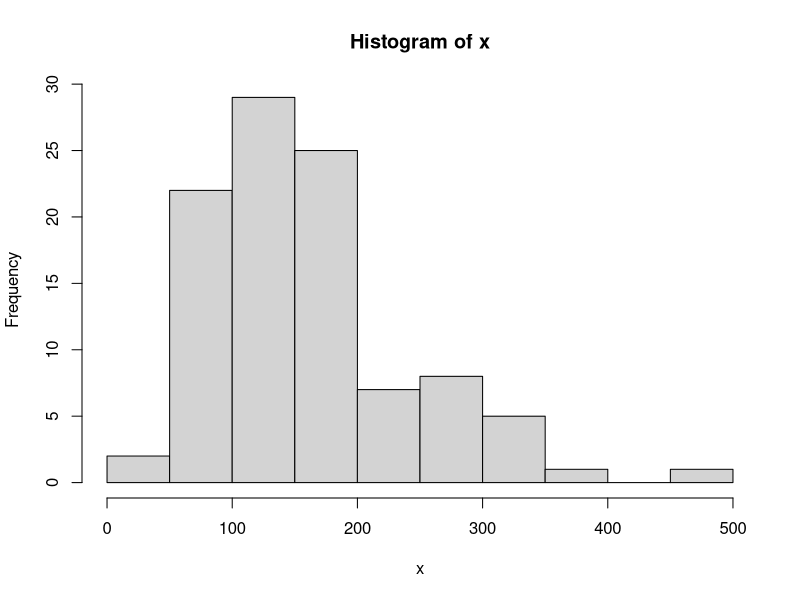
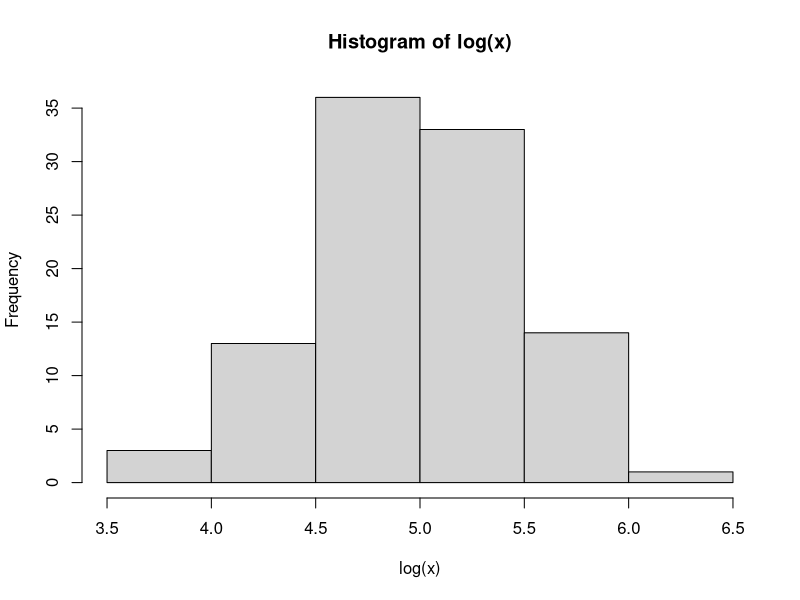
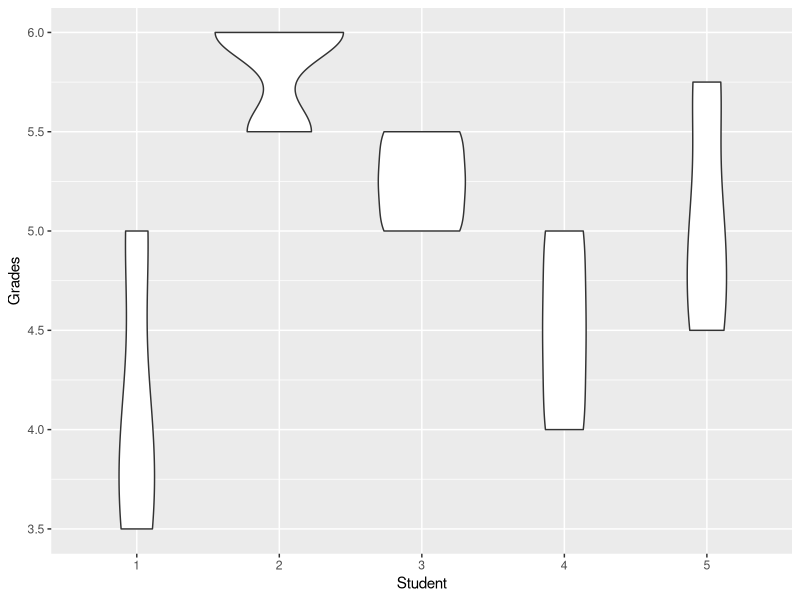

R code for these plots, in order:
## ---- chunk 1
#install.packages("tidyverse")
library(tidyverse)
## ---- chunk 2
?rlnorm
x <- rlnorm(100, meanlog = 5, sdlog = 0.5)
x

mean(x)
sd(x)
## ---- chunk 3
?hist
hist(x)
hist(log(x))
## ---- chunk 4
df <- data.frame(Student = c(1, 2, 3, 4, 5), 
                 Grade1 = c(4, 6, 5.5, 4.5, 5.75), 
                 Grade2 = c(3.5, 6, 5.25, 4, 4.5),
                 Grade3 = c(5, 5.5, 5, 5, 5))
df
str(df)
df$Student <- as.factor(df$Student)

df <- df %>%
  pivot_longer(cols = c(Grade1, Grade2, Grade3),
               names_to = "Year",
               values_to = "Grades")

?geom_violin
ggplot(df, aes(x = Student, y = Grades)) + geom_violin()

mean(df$Grades)
sd(df$Grades)
